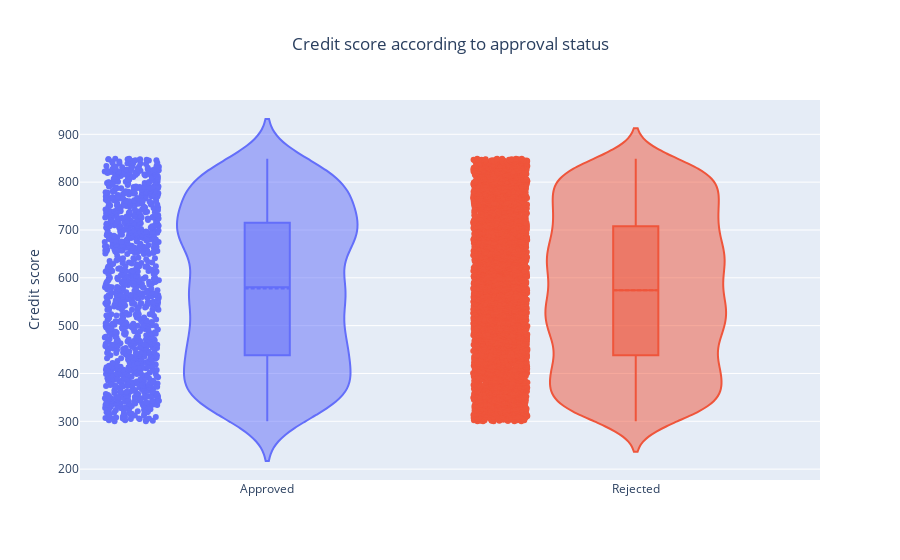

The notebook cell this image was saved under:
### Code cell
subplot_titles = ['Approved', 'Rejected']
select_decision_approval_status = [select_approved_decision, select_rejected_decision]
get_decision_value = [get_decision_amount, get_decision_amount]
fig = go.Figure()
for idx, approval in enumerate(select_decision_approval_status):
    fig.add_trace(go.Violin(y=datasink.query(approval)[get_decision_borrower_credit_score],
                            name=subplot_titles[idx],
                            box_visible=True,
                            meanline_visible=True,
                            points='all'
                            ))

fig.update_yaxes(title_text='Credit score')

fig.update_layout(
    barmode='stack', 
    showlegend=False,
    title={'text': f"Credit score according to approval status",
          'x':0.5,
          'xanchor': 'center'
    })

fig.show()

### Figure 1 — Plotly figure (JSON) as saved in the notebook; plotly's stock layout.template omitted (floating-point values rounded to 4 significant figures; data arrays with more than 128 entries replaced by an {"elided": "..."} marker saying what was removed)
{"data": [{"box": {"visible": true}, "meanline": {"visible": true}, "name": "Approved", "points": "all", "type": "violin", "y": {"elided": "1087 int values"}}, {"box": {"visible": true}, "meanline": {"visible": true}, "name": "Rejected", "points": "all", "type": "violin", "y": {"elided": "3913 int values"}}], "layout": {"autosize": true, "barmode": "stack", "showlegend": false, "title": {"text": "Credit score according to approval status", "x": 0.5, "xanchor": "center"}, "xaxis": {"autorange": true, "range": [-0.5052, 1.5], "type": "category"}, "yaxis": {"autorange": true, "range": [177.3, 971.7], "title": {"text": "Credit score"}, "type": "linear"}}}
